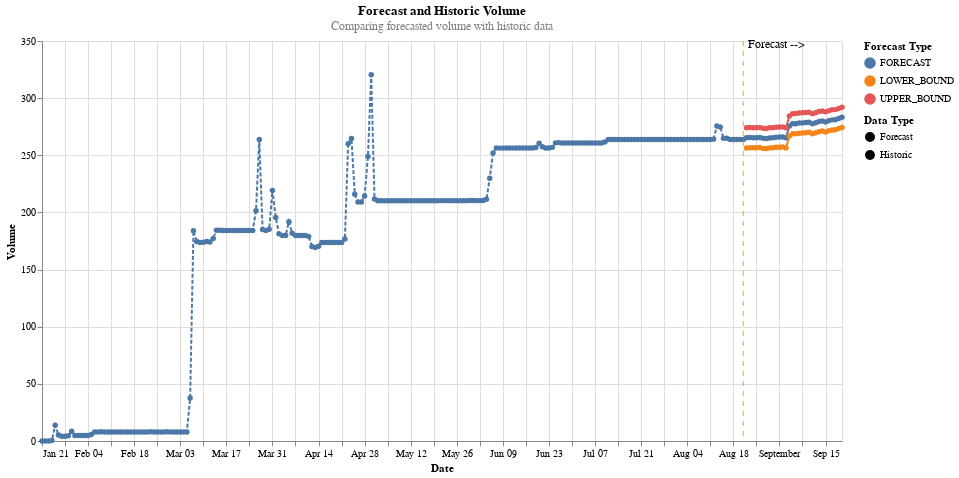
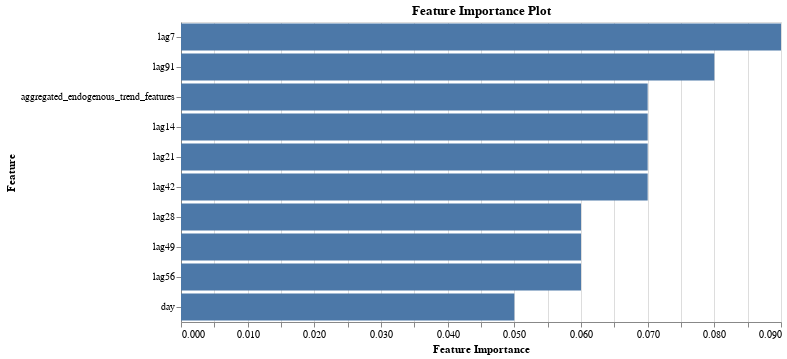

Notebook code for these charts, in order:
### Code cell
#| skip
# Run Forecast
forecast_model = SnowflakeMLForecast(
    config_file='./cortex_forecast/files/yaml/storage_forecast_config.yaml',
    connection_config={
        'user': os.getenv('SNOWFLAKE_USER'),
        'password': os.getenv('SNOWFLAKE_PASSWORD'),
        'account': os.getenv('SNOWFLAKE_ACCOUNT'),
        'database': 'CORTEX',
        'warehouse': 'CORTEX_WH',
        'schema': 'DEV',
        'role': 'CORTEX_USER_ROLE'  # Use the desired role
    }
)
forecast_data = forecast_model.create_and_run_forecast()
forecasting_period = 30
confidence_interval = 0.95
forecast_model.generate_forecast_and_visualization(forecasting_period, confidence_interval)

### Figure 1 — Vega-Lite specification as saved in the notebook (floating-point values rounded to 4 significant figures; data arrays with more than 128 entries replaced by an {"elided": "..."} marker saying what was removed)
{"config": {"view": {"continuousWidth": 300, "continuousHeight": 300}}, "layer": [{"data": {"name": "data-b5b44f2d8f3f5ae4ed3aff8a1ea6d0b4"}, "mark": {"type": "line", "point": true}, "encoding": {"color": {"field": "Value Type", "legend": {"title": "Forecast Type"}, "type": "nominal"}, "strokeDash": {"field": "Type", "legend": {"title": "Data Type"}, "type": "nominal"}, "x": {"axis": {"title": "Date"}, "field": "TS", "type": "temporal"}, "y": {"field": "Volume", "type": "quantitative"}}, "title": {"text": ["Forecast and Historic Volume"], "subtitle": ["Comparing forecasted volume with historic data"], "color": "black", "subtitleColor": "gray"}}, {"data": {"name": "data-da59ceac6624f59f86917f7d987b82ef"}, "mark": {"type": "rule", "color": "orange", "strokeDash": [5, 5]}, "encoding": {"x": {"field": "x", "type": "temporal"}}}, {"data": {"name": "data-ab5cd345c469077ddfbdad30f081ff1e"}, "mark": {"type": "text", "align": "left", "baseline": "bottom", "dx": 5, "dy": 5, "fontSize": 12}, "encoding": {"text": {"field": "label", "type": "nominal"}, "x": {"field": "x", "type": "temporal"}, "y": {"value": 5}}}], "height": 400, "width": 800, "$schema": "https://vega.github.io/schema/vega-lite/v5.17.0.json", "datasets": {"data-b5b44f2d8f3f5ae4ed3aff8a1ea6d0b4": {"elided": "304 records"}, "data-da59ceac6624f59f86917f7d987b82ef": [{"x": "2024-08-21T00:00:00"}], "data-ab5cd345c469077ddfbdad30f081ff1e": [{"x": "2024-08-21T00:00:00", "label": "Forecast -->"}]}}

### Figure 2 — Vega-Lite specification as saved in the notebook (floating-point values rounded to 4 significant figures)
{"config": {"view": {"continuousWidth": 300, "continuousHeight": 300}}, "data": {"name": "data-1026d0623d6d84f1d3de3224e738da27"}, "mark": {"type": "bar"}, "encoding": {"x": {"field": "SCORE", "title": "Feature Importance", "type": "quantitative"}, "y": {"field": "FEATURE_NAME", "sort": "-x", "title": "Feature", "type": "nominal"}}, "height": 300, "title": "Feature Importance Plot", "width": 600, "$schema": "https://vega.github.io/schema/vega-lite/v5.17.0.json", "datasets": {"data-1026d0623d6d84f1d3de3224e738da27": [{"RANK": 1, "FEATURE_NAME": "lag7", "SCORE": 0.09, "FEATURE_TYPE": "derived_from_endogenous"}, {"RANK": 2, "FEATURE_NAME": "lag91", "SCORE": 0.08, "FEATURE_TYPE": "derived_from_endogenous"}, {"RANK": 3, "FEATURE_NAME": "aggregated_endogenous_trend_features", "SCORE": 0.07, "FEATURE_TYPE": "derived_from_endogenous"}, {"RANK": 4, "FEATURE_NAME": "lag14", "SCORE": 0.07, "FEATURE_TYPE": "derived_from_endogenous"}, {"RANK": 5, "FEATURE_NAME": "lag21", "SCORE": 0.07, "FEATURE_TYPE": "derived_from_endogenous"}, {"RANK": 6, "FEATURE_NAME": "lag42", "SCORE": 0.07, "FEATURE_TYPE": "derived_from_endogenous"}, {"RANK": 7, "FEATURE_NAME": "lag28", "SCORE": 0.06, "FEATURE_TYPE": "derived_from_endogenous"}, {"RANK": 8, "FEATURE_NAME": "lag49", "SCORE": 0.06, "FEATURE_TYPE": "derived_from_endogenous"}, {"RANK": 9, "FEATURE_NAME": "lag56", "SCORE": 0.06, "FEATURE_TYPE": "derived_from_endogenous"}, {"RANK": 10, "FEATURE_NAME": "day", "SCORE": 0.05, "FEATURE_TYPE": "derived_from_timestamp"}]}}
